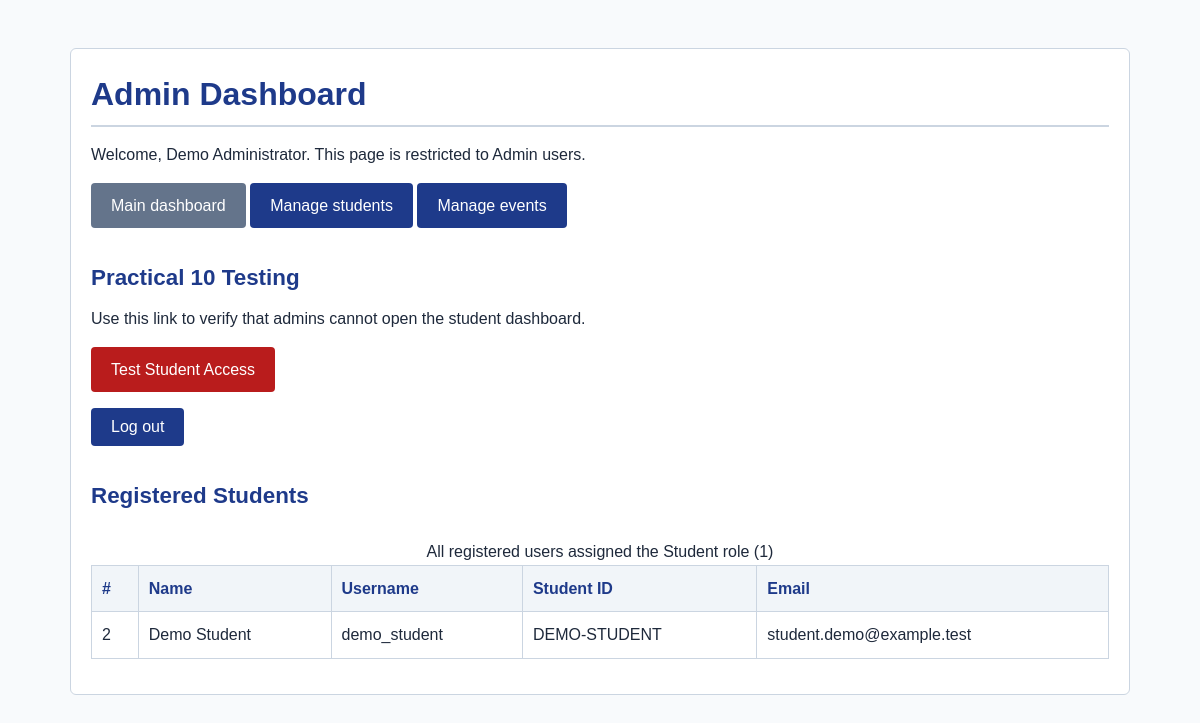
The app's page /admin_dashboard.php (signed in) with its own data.
### tables this page shows
CREATE TABLE IF NOT EXISTS user_accounts (
    id INT UNSIGNED NOT NULL AUTO_INCREMENT,
    full_name VARCHAR(100) NOT NULL,
    username VARCHAR(30) NOT NULL,
    student_id VARCHAR(30) NOT NULL,
    email VARCHAR(254) NOT NULL,
    password_hash VARCHAR(255) NOT NULL,
    created_at TIMESTAMP NOT NULL DEFAULT CURRENT_TIMESTAMP,
    PRIMARY KEY (id),
    UNIQUE KEY uq_user_accounts_username (username),
    UNIQUE KEY uq_user_accounts_student_id (student_id),
    UNIQUE KEY uq_user_accounts_email (email)
);

### auth_helpers.php (called while the page is built, shortened)
<?php
function startSecureSession(): void
{
    $isSecure = isset($_SERVER['HTTPS']) && $_SERVER['HTTPS'] !== 'off';
}
function sessionTimeoutSeconds(): int
{
    $configuredTimeout = getenv('AUTH_SESSION_TIMEOUT');
    if ($configuredTimeout === false || filter_var($configuredTimeout, FILTER_VALIDATE_INT) === false) {
        return DEFAULT_SESSION_TIMEOUT_SECONDS;
    }
    return max(60, min((int) $configuredTimeout, 86400));
}
function requireAuthenticatedUser(?string $requiredRole = null): array
{
    $lastActivity = $_SESSION['last_activity'] ?? null;
    return [
        'user_id' => (int) $_SESSION['user_id'],
        'full_name' => (string) $_SESSION['full_name'],
        'email' => (string) $_SESSION['email'],
        'role' => (string) $_SESSION['role'],
    ];
}

### admin_dashboard.php (the view, shortened to what this page needs)
<?php
require_once __DIR__ . '/auth_helpers.php';
require_once __DIR__ . '/db.php';
$user = requireAuthenticatedUser('Admin');
$students = [];
$studentLoadError = '';
try {
    $connection = createMysqliConnection();
    $query = $connection->prepare(
        "SELECT u.id, u.full_name, u.username, u.student_id, u.email
         FROM user_accounts AS u
         INNER JOIN auth_user_roles AS r ON r.user_id = u.id
         WHERE r.role = ?
         ORDER BY u.full_name ASC, u.id ASC"
    );
    $role = 'Student';
    $query->bind_param('s', $role);
    $query->execute();
    $query->bind_result($studentAccountId, $studentName, $studentUsername, $studentId, $studentEmail);
    while ($query->fetch()) {
        $students[] = [
            'id' => (int) $studentAccountId,
            'full_name' => (string) $studentName,
            'username' => (string) $studentUsername,
            'student_id' => (string) $studentId,
            'email' => (string) $studentEmail,
        ];
    }
} catch (mysqli_sql_exception | RuntimeException $exception) {
    error_log('StudentHub admin dashboard student query failed: ' . $exception->getMessage());
    $studentLoadError = 'Student records are temporarily unavailable. Please check the database connection and try again.';
} finally {
    if (isset($query) && $query instanceof mysqli_stmt) {
        $query->close();
    }
    if (isset($connection) && $connection instanceof mysqli) {
        $connection->close();
    }
}
$escape = static fn (string $value): string => htmlspecialchars($value, ENT_QUOTES | ENT_SUBSTITUTE, 'UTF-8');
?>
<!DOCTYPE html>
<html lang="en">
<head>
    <link rel="stylesheet" href="style.css">
</head>
<body>
    <main class="container" style="max-width: 1100px; margin: 3rem auto;">
        <section class="card">
            <h1>Admin Dashboard</h1>
            <p>Welcome, <?= $escape($user['full_name']) ?>. This page is restricted to Admin users.</p>
            <a class="btn btn-secondary" href="dashboard.php">Main dashboard</a>
            <a class="btn" href="student_management.php">Manage students</a>
            <a class="btn" href="event_management.php">Manage events</a>
            <section aria-labelledby="practical-10-testing" style="margin-top: 2rem;">
                <h2 id="practical-10-testing">Practical 10 Testing</h2>
                <p>Use this link to verify that admins cannot open the student dashboard.</p>
                <a class="btn btn-danger" href="student_dashboard.php">Test Student Access</a>
            </section>
            <form action="logout.php" method="POST" style="margin-top: 1rem;">
                <button type="submit" class="btn">Log out</button>
            </form>
            <h2 style="margin-top: 2rem;">Registered Students</h2>
            <?php if ($studentLoadError !== ''): ?>
                <p class="form-message form-error-summary" role="alert"><?= $escape($studentLoadError) ?></p>
            <?php elseif ($students === []): ?>
                <p role="status">No users with the Student role are registered yet.</p>
            <?php else: ?>
                <div style="overflow-x: auto;">
                    <table>
                        <caption>All registered users assigned the Student role (<?= count($students) ?>)</caption>
                        <thead>
                            <tr>
                                <th scope="col">#</th>
                                <th scope="col">Name</th>
                                <th scope="col">Username</th>
                                <th scope="col">Student ID</th>
                                <th scope="col">Email</th>
                            </tr>
                        </thead>
                        <tbody>
                            <?php foreach ($students as $student): ?>
                                <tr>
                                    <td><?= $student['id'] ?></td>
                                    <td><?= $escape($student['full_name']) ?></td>
                                    <td><?= $escape($student['username']) ?></td>
                                    <td><?= $escape($student['student_id']) ?></td>
                                    <td><?= $escape($student['email']) ?></td>
                                </tr>
                            <?php endforeach; ?>
                        </tbody>
                    </table>
                </div>
            <?php endif; ?>
        </section>
    </main>
</body>
</html>

### style.css (style rules this page uses)
:root { --primary-color: #1e3a8a; --primary-hover: #1e40af; --secondary-color: #3b82f6; --bg-color: #f8fafc; --card-bg: #ffffff; --text-color: #1e293b; --text-muted: #64748b; --border-color: #cbd5e1; --focus-outline: #2563eb; --footer-bg: #0f172a; }
* { box-sizing: border-box; margin: 0; padding: 0; }
body { font-family: Arial, Helvetica, sans-serif; line-height: 1.6; color: var(--text-color); background-color: var(--bg-color); display: flex; flex-direction: column; min-height: 100vh; }
.container { max-width: 1100px; margin: 20px auto; padding: 0 20px; width: 100%; flex: 1; }
h1 { font-size: 2rem; margin-bottom: 15px; color: var(--primary-color); border-bottom: 2px solid var(--border-color); padding-bottom: 5px; }
h2 { font-size: 1.4rem; margin: 20px 0 10px 0; color: var(--primary-color); }
p { margin-bottom: 15px; }
.card { background-color: var(--card-bg); border: 1px solid var(--border-color); border-radius: 6px; padding: 20px; margin-bottom: 20px; }
.btn { background-color: var(--primary-color); color: white; padding: 10px 20px; border: none; border-radius: 4px; font-size: 1rem; cursor: pointer; display: inline-block; text-decoration: none; }
.btn-secondary { background-color: var(--text-muted); }
.btn-danger { background-color: #b91c1c; color: #fff; }
table { width: 100%; border-collapse: collapse; margin: 15px 0; background-color: var(--card-bg); }
th, td { border: 1px solid var(--border-color); padding: 10px; text-align: left; }
th { background-color: #f1f5f9; color: var(--primary-color); }

### records on screen
user_accounts: id "2", full_name "Demo Student", username "demo_student", student "DEMO-STUDENT", email "student.demo@example.test"

### other values on screen
$escape($user['full_name']) "Demo Administrator"
count($students) "1"
